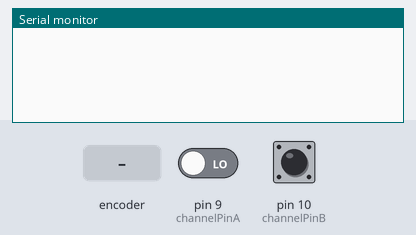
This sketch was run on a simulated Arduino Uno, built with avr-gcc and run on an emulated ATmega328P. Shown: the last lines printed to the serial monitor. The test bench sets the inputs (shaded band); at power-on: pin 9 (channelPinA) LOW, pin 10 (channelPinB) HIGH.

Above: at 1.2 s.
1.3 s: rotary encoder on pin 9 (channelPinA) / pin 10 (channelPinB) turned 1 step (first pin leading)
At 2.5 s:
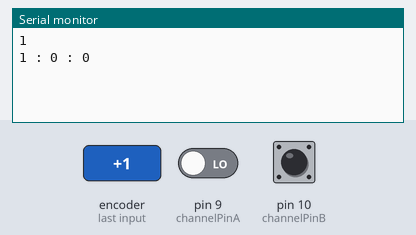
3.0 s: rotary encoder on pin 9 (channelPinA) / pin 10 (channelPinB) turned 2 steps (second pin leading)
At 4.1 s:
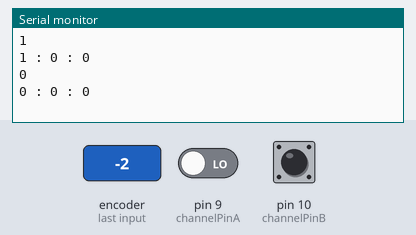

The sketch:

encoder_rotatorio_pool.ino
```cpp
const int channelPinA = 9;
const int channelPinB = 10;
const int buttonPin   = 5;

unsigned char stateChannelA;
unsigned char stateChannelB;
unsigned char prevStateChannelA = 0;
unsigned char stateButton;

const int maxSteps = 255;
int prevValue;
int value;

const int timeThreshold = 5;
unsigned long currentTime;
unsigned long loopTime;

bool IsCW = true;

void setup() {
   Serial.begin(9600);
   pinMode(channelPinA, INPUT);
   pinMode(channelPinB, INPUT);
   pinMode(buttonPin, INPUT);
   currentTime = millis();
   loopTime = currentTime;
   value = 0;
   prevValue = 0;
}

void loop() {
   currentTime = millis();
   if (currentTime >= (loopTime + timeThreshold))
   {
      stateChannelA = digitalRead(channelPinA);
      stateChannelB = digitalRead(channelPinB);
      stateButton   = digitalRead(stateButton);

      // Serial.print(stateChannelA);
      // Serial.print(" : ");
      // Serial.println(stateChannelB);

      if (stateChannelA != prevStateChannelA)  // Para precision simple if((!stateChannelA) && (prevStateChannelA))
      {
         if (stateButton == 0) value = 0;
         if (stateChannelB != stateChannelA) // B es HIGH, es CW
         {
            bool IsCW = true;
            if (value + 1 <= maxSteps) {
              value++; // Asegurar que no sobrepasamos maxSteps
            }
            else value = 0;

         }
         else  // B es LOW, es CWW
         {
            bool IsCW = false;
            if (value - 1 >= 0) value = value--; // Asegurar que no tenemos negativos
         }

      }
      prevStateChannelA = stateChannelA;   // Guardar valores para siguiente

      // Si ha cambiado el valor, mostrarlo
      if (prevValue != value)
      {
         prevValue = value;
         Serial.println(value);
           Serial.print(stateChannelA);
           Serial.print(" : ");
           Serial.print(stateChannelB);
           Serial.print(" : ");
           Serial.println(stateButton);
      }

      loopTime = currentTime;  // Actualizar tiempo
   }

   // Otras tareas
}
```

Measured:
- after the input at 1.3 s, the serial monitor: prints a new line after 0.05 s (image 1)
- after the input at 3.0 s, the serial monitor: prints a new line at once (image 2)
